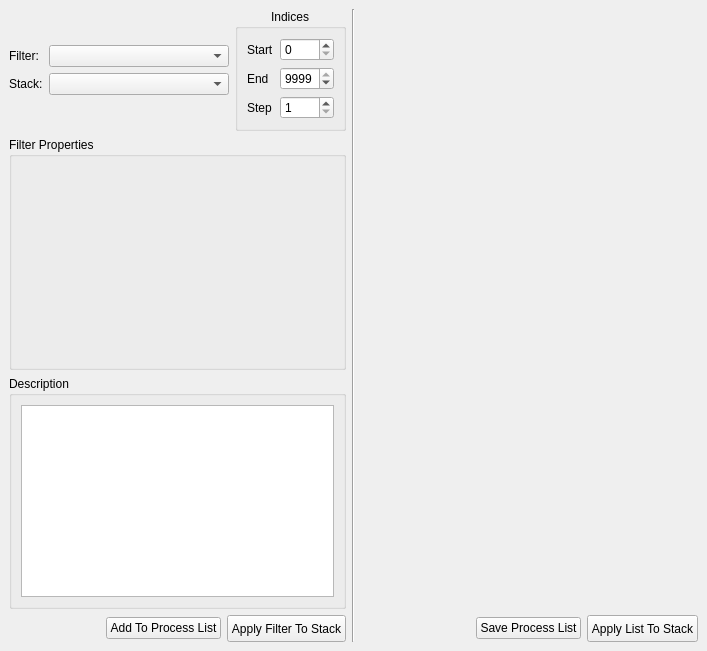
<?xml version="1.0" encoding="UTF-8"?>
<ui version="4.0">
 <class>FiltersWindow</class>
 <widget class="QMainWindow" name="FiltersWindow">
  <property name="geometry">
   <rect>
    <x>0</x>
    <y>0</y>
    <width>707</width>
    <height>651</height>
   </rect>
  </property>
  <property name="windowTitle">
   <string>SAVU Filters</string>
  </property>
  <widget class="QWidget" name="centralwidget">
   <layout class="QHBoxLayout" name="horizontalLayout_3">
    <item>
     <layout class="QVBoxLayout" name="filterParametersLayout">
      <item>
       <layout class="QHBoxLayout" name="stackParametersLayout" stretch="1,0">
        <item>
         <layout class="QFormLayout" name="stackSelectorLayout">
          <property name="sizeConstraint">
           <enum>QLayout::SetMaximumSize</enum>
          </property>
          <property name="fieldGrowthPolicy">
           <enum>QFormLayout::AllNonFixedFieldsGrow</enum>
          </property>
          <property name="formAlignment">
           <set>Qt::AlignCenter</set>
          </property>
          <item row="0" column="0">
           <widget class="QLabel" name="filterLabel">
            <property name="text">
             <string>Filter:</string>
            </property>
            <property name="buddy">
             <cstring>filterSelector</cstring>
            </property>
           </widget>
          </item>
          <item row="0" column="1">
           <widget class="QComboBox" name="filterSelector"/>
          </item>
          <item row="1" column="1">
           <widget class="StackSelectorWidgetView" name="stackSelector"/>
          </item>
          <item row="1" column="0">
           <widget class="QLabel" name="stackLabel">
            <property name="text">
             <string>Stack:</string>
            </property>
            <property name="buddy">
             <cstring>stackSelector</cstring>
            </property>
           </widget>
          </item>
         </layout>
        </item>
        <item>
         <widget class="QGroupBox" name="indicesGroup">
          <property name="maximumSize">
           <size>
            <width>387</width>
            <height>16777215</height>
           </size>
          </property>
          <property name="title">
           <string>Indices</string>
          </property>
          <property name="alignment">
           <set>Qt::AlignHCenter|Qt::AlignTop</set>
          </property>
          <property name="flat">
           <bool>false</bool>
          </property>
          <layout class="QFormLayout" name="formLayout">
           <property name="sizeConstraint">
            <enum>QLayout::SetMaximumSize</enum>
           </property>
           <item row="0" column="0">
            <widget class="QLabel" name="startLabel">
             <property name="text">
              <string>Start</string>
             </property>
             <property name="buddy">
              <cstring>startInput</cstring>
             </property>
            </widget>
           </item>
           <item row="0" column="1">
            <widget class="QSpinBox" name="startInput">
             <property name="maximum">
              <number>9999</number>
             </property>
            </widget>
           </item>
           <item row="1" column="0">
            <widget class="QLabel" name="endLabel">
             <property name="text">
              <string>End</string>
             </property>
             <property name="buddy">
              <cstring>endInput</cstring>
             </property>
            </widget>
           </item>
           <item row="1" column="1">
            <widget class="QSpinBox" name="endInput">
             <property name="maximum">
              <number>9999</number>
             </property>
             <property name="value">
              <number>9999</number>
             </property>
            </widget>
           </item>
           <item row="2" column="0">
            <widget class="QLabel" name="stepLabel">
             <property name="text">
              <string>Step</string>
             </property>
             <property name="buddy">
              <cstring>stepInput</cstring>
             </property>
            </widget>
           </item>
           <item row="2" column="1">
            <widget class="QSpinBox" name="stepInput">
             <property name="minimum">
              <number>1</number>
             </property>
             <property name="maximum">
              <number>9999</number>
             </property>
             <property name="value">
              <number>1</number>
             </property>
            </widget>
           </item>
          </layout>
         </widget>
        </item>
       </layout>
      </item>
      <item>
       <widget class="QGroupBox" name="filterPropertiesContainer">
        <property name="sizePolicy">
         <sizepolicy hsizetype="Expanding" vsizetype="Expanding">
          <horstretch>0</horstretch>
          <verstretch>0</verstretch>
         </sizepolicy>
        </property>
        <property name="title">
         <string>Filter Properties</string>
        </property>
        <property name="checkable">
         <bool>false</bool>
        </property>
        <layout class="QFormLayout" name="filterPropertiesLayout">
         <property name="fieldGrowthPolicy">
          <enum>QFormLayout::AllNonFixedFieldsGrow</enum>
         </property>
        </layout>
       </widget>
      </item>
      <item>
       <widget class="QGroupBox" name="filterDescriptionBox">
        <property name="sizePolicy">
         <sizepolicy hsizetype="Preferred" vsizetype="MinimumExpanding">
          <horstretch>0</horstretch>
          <verstretch>0</verstretch>
         </sizepolicy>
        </property>
        <property name="minimumSize">
         <size>
          <width>0</width>
          <height>60</height>
         </size>
        </property>
        <property name="title">
         <string>Description</string>
        </property>
        <layout class="QVBoxLayout" name="verticalLayout_3">
         <item>
          <widget class="QTextEdit" name="info">
           <property name="autoFillBackground">
            <bool>false</bool>
           </property>
           <property name="readOnly">
            <bool>true</bool>
           </property>
           <property name="textInteractionFlags">
            <set>Qt::NoTextInteraction</set>
           </property>
          </widget>
         </item>
        </layout>
       </widget>
      </item>
      <item>
       <layout class="QHBoxLayout" name="pluginButtonLayout">
        <property name="sizeConstraint">
         <enum>QLayout::SetFixedSize</enum>
        </property>
        <item>
         <spacer name="buttonSpacer">
          <property name="orientation">
           <enum>Qt::Horizontal</enum>
          </property>
          <property name="sizeHint" stdset="0">
           <size>
            <width>40</width>
            <height>20</height>
           </size>
          </property>
         </spacer>
        </item>
        <item>
         <widget class="QPushButton" name="confirmPluginButton">
          <property name="text">
           <string>Add To Process List</string>
          </property>
         </widget>
        </item>
        <item>
         <widget class="QPushButton" name="applyButton">
          <property name="minimumSize">
           <size>
            <width>0</width>
            <height>27</height>
           </size>
          </property>
          <property name="text">
           <string>Apply Filter To Stack</string>
          </property>
         </widget>
        </item>
       </layout>
      </item>
     </layout>
    </item>
    <item>
     <widget class="Line" name="line">
      <property name="orientation">
       <enum>Qt::Vertical</enum>
      </property>
     </widget>
    </item>
    <item>
     <layout class="QVBoxLayout" name="processListLayout">
      <item>
       <spacer name="verticalSpacer">
        <property name="orientation">
         <enum>Qt::Vertical</enum>
        </property>
        <property name="sizeHint" stdset="0">
         <size>
          <width>20</width>
          <height>40</height>
         </size>
        </property>
       </spacer>
      </item>
      <item>
       <layout class="QHBoxLayout" name="processListButtonLayout">
        <property name="sizeConstraint">
         <enum>QLayout::SetFixedSize</enum>
        </property>
        <item>
         <spacer name="buttonSpacer_2">
          <property name="orientation">
           <enum>Qt::Horizontal</enum>
          </property>
          <property name="sizeHint" stdset="0">
           <size>
            <width>40</width>
            <height>20</height>
           </size>
          </property>
         </spacer>
        </item>
        <item>
         <widget class="QPushButton" name="saveListButton">
          <property name="text">
           <string>Save Process List</string>
          </property>
         </widget>
        </item>
        <item>
         <widget class="QPushButton" name="applyListButton">
          <property name="minimumSize">
           <size>
            <width>0</width>
            <height>27</height>
           </size>
          </property>
          <property name="text">
           <string>Apply List To Stack</string>
          </property>
         </widget>
        </item>
       </layout>
      </item>
     </layout>
    </item>
   </layout>
  </widget>
 </widget>
 <customwidgets>
  <customwidget>
   <class>StackSelectorWidgetView</class>
   <extends>QComboBox</extends>
   <header>mantidimaging.gui.widgets.stack_selector</header>
  </customwidget>
 </customwidgets>
 <resources/>
 <connections/>
</ui>
